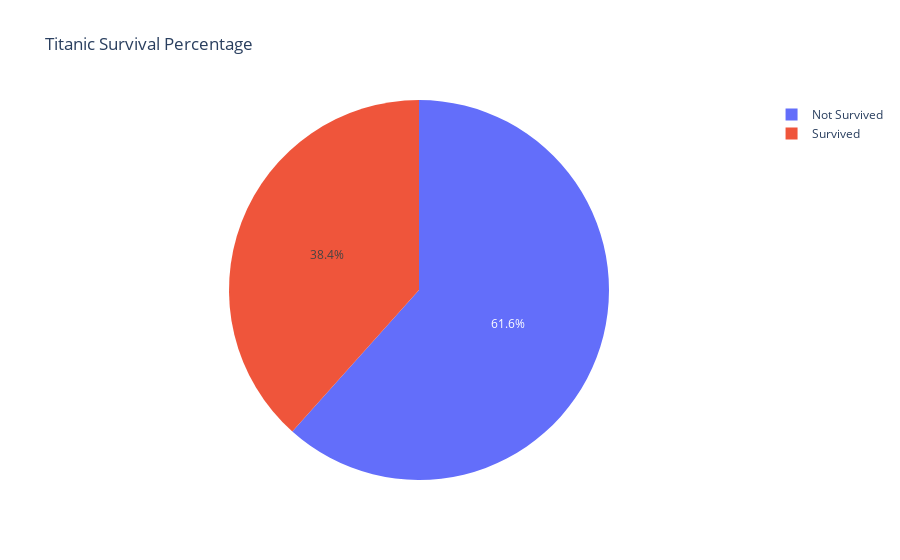

The cell this chart's notebook holds for it:
### Code cell
# Also we can use the same data abve to plot a pie
title = "Titanic Survival Percentage"
fig = px.pie(values=bar_data, names=bar_labels,title=title)
fig.show()

### Figure 1 — Plotly figure (JSON) as saved in the notebook; plotly's stock layout.template omitted (floating-point values rounded to 4 significant figures)
{"data": [{"domain": {"x": [0, 1], "y": [0, 1]}, "hovertemplate": "label=%{label}<br>value=%{value}<extra></extra>", "labels": ["Not Survived", "Survived"], "legendgroup": "", "name": "", "showlegend": true, "type": "pie", "values": [549, 342]}], "layout": {"legend": {"tracegroupgap": 0}, "title": {"text": "Titanic Survival Percentage"}}}
